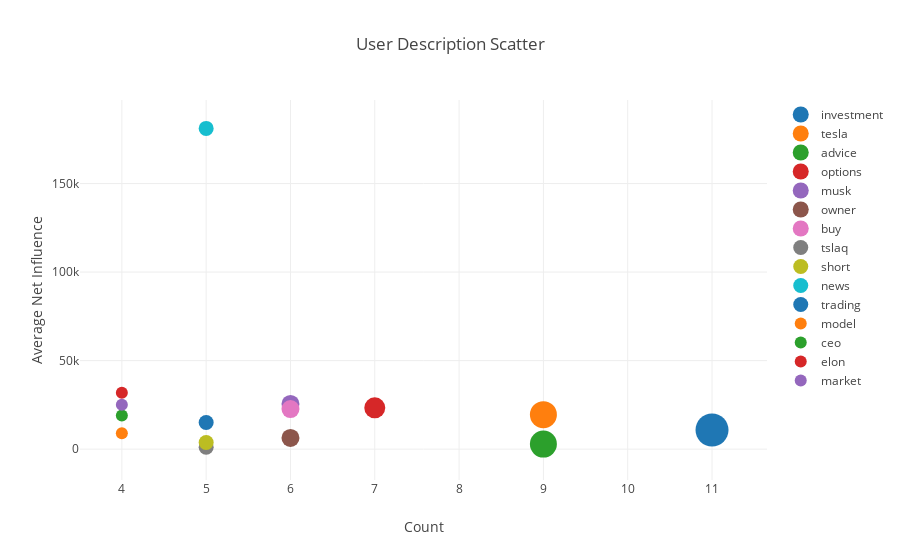

The notebook cell saved with this chart:
### Markdown cell above
### User Data

Next let's take a look at some data on the types of Twitter users that are tweeting about the company with the most influence.  By creating a visualization that displays the relationship between the number of times a term is mentioned in user profile descriptions and the average net influence of those users we can get an idea of the type of profiles participating in the conversation.

### Code cell
user_blob = TwtrConvo.twtrconvo.get_blob(ticker, user_df, header='description')
user_word_count = TwtrConvo.twtrconvo.get_word_count(user_blob)
user_word_count = TwtrConvo.twtrconvo.add_user_data(user_word_count, user_df)

fig = TwtrConvo.plots.create_user_description_scatter(user_word_count)

iplot(fig)

### Figure 1 — Plotly figure (JSON) as saved in the notebook; plotly's stock layout.template omitted (floating-point values rounded to 4 significant figures)
{"data": [{"marker": {"size": 33}, "mode": "markers", "name": "investment", "type": "scatter", "uid": "626b74bc-539b-4c89-aece-f1359219e772", "x": [11], "y": [10810.0]}, {"marker": {"size": 27}, "mode": "markers", "name": "tesla", "type": "scatter", "uid": "5e0ceb66-da2b-4123-b693-aa4b6b831e40", "x": [9], "y": [19500.0]}, {"marker": {"size": 27}, "mode": "markers", "name": "advice", "type": "scatter", "uid": "af49c2a8-ac50-4cf2-8d1d-01ea41b7adc5", "x": [9], "y": [2848.0]}, {"marker": {"size": 21}, "mode": "markers", "name": "options", "type": "scatter", "uid": "9a8604cd-84ed-4b62-a6ac-6961ee81edb1", "x": [7], "y": [23340.0]}, {"marker": {"size": 18}, "mode": "markers", "name": "musk", "type": "scatter", "uid": "cdcc38a5-d407-4cff-805a-3d960d8adfc7", "x": [6], "y": [25520.0]}, {"marker": {"size": 18}, "mode": "markers", "name": "owner", "type": "scatter", "uid": "060b5abc-e4d0-4b39-b1ff-cc30d96173ce", "x": [6], "y": [6360.0]}, {"marker": {"size": 18}, "mode": "markers", "name": "buy", "type": "scatter", "uid": "38421904-5dcb-4b8d-93fd-26e3e809a0ae", "x": [6], "y": [22660.0]}, {"marker": {"size": 15}, "mode": "markers", "name": "tslaq", "type": "scatter", "uid": "dd868083-5b55-4471-95d1-79e1f9b5e0bc", "x": [5], "y": [1127.0]}, {"marker": {"size": 15}, "mode": "markers", "name": "short", "type": "scatter", "uid": "786cee1e-4e8c-4c67-9b49-5c5cfaee410b", "x": [5], "y": [3771.0]}, {"marker": {"size": 15}, "mode": "markers", "name": "news", "type": "scatter", "uid": "a20e01da-88bd-4d74-911a-24eea0fd8a6e", "x": [5], "y": [181100.0]}, {"marker": {"size": 15}, "mode": "markers", "name": "trading", "type": "scatter", "uid": "6fb95628-f338-4838-8f04-19a099876386", "x": [5], "y": [15030.0]}, {"marker": {"size": 12}, "mode": "markers", "name": "model", "type": "scatter", "uid": "a067eb3d-9d27-4383-8bac-8c8a5a5ece00", "x": [4], "y": [9000.0]}, {"marker": {"size": 12}, "mode": "markers", "name": "ceo", "type": "scatter", "uid": "f6fb8af1-a947-4f5c-a1b9-1bf791fcd4a5", "x": [4], "y": [19030.0]}, {"marker": {"size": 12}, "mode": "markers", "name": "elon", "type": "scatter", "uid": "fc6a5f02-0d6d-4eaf-b218-2759f39ccff5", "x": [4], "y": [31840.0]}, {"marker": {"size": 12}, "mode": "markers", "name": "market", "type": "scatter", "uid": "2c14348a-7a77-4d96-8c07-151e62e2e3b7", "x": [4], "y": [25070.0]}], "layout": {"title": "User Description Scatter", "xaxis": {"title": "Count", "zeroline": false}, "yaxis": {"title": "Average Net Influence", "zeroline": false}}}
